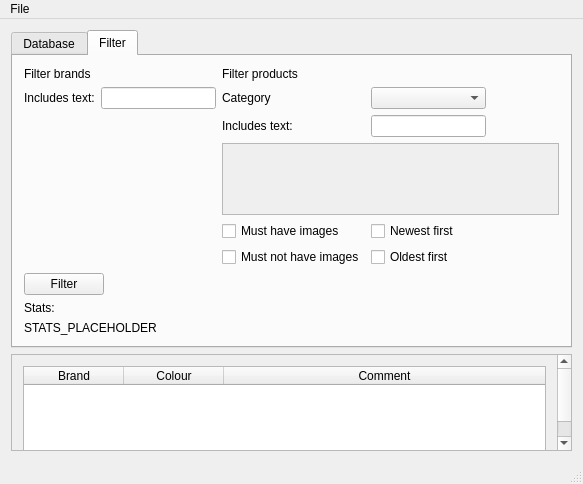
<?xml version="1.0" encoding="UTF-8"?>
<ui version="4.0">
 <class>ProductInventory</class>
 <widget class="QMainWindow" name="ProductInventory">
  <property name="geometry">
   <rect>
    <x>0</x>
    <y>0</y>
    <width>583</width>
    <height>484</height>
   </rect>
  </property>
  <property name="windowTitle">
   <string>ProductInventory</string>
  </property>
  <widget class="QWidget" name="centralWidget">
   <layout class="QVBoxLayout" name="verticalLayout">
    <item>
     <widget class="QTabWidget" name="mainTabs">
      <property name="sizePolicy">
       <sizepolicy hsizetype="Ignored" vsizetype="Expanding">
        <horstretch>0</horstretch>
        <verstretch>0</verstretch>
       </sizepolicy>
      </property>
      <property name="currentIndex">
       <number>1</number>
      </property>
      <widget class="QWidget" name="dbConTab">
       <attribute name="title">
        <string>Database</string>
       </attribute>
       <layout class="QFormLayout" name="formLayout_4">
        <item row="0" column="0">
         <layout class="QGridLayout" name="gridLayout_2">
          <item row="0" column="0">
           <widget class="QLabel" name="hostLabel">
            <property name="text">
             <string>Host</string>
            </property>
           </widget>
          </item>
          <item row="1" column="0">
           <widget class="QLineEdit" name="HostInput">
            <property name="text">
             <string>localhost</string>
            </property>
           </widget>
          </item>
          <item row="1" column="1">
           <widget class="QSpinBox" name="portInput">
            <property name="maximum">
             <number>9999</number>
            </property>
            <property name="value">
             <number>3306</number>
            </property>
           </widget>
          </item>
          <item row="0" column="1">
           <widget class="QLabel" name="portLabel">
            <property name="text">
             <string>Port</string>
            </property>
           </widget>
          </item>
         </layout>
        </item>
        <item row="2" column="0">
         <layout class="QFormLayout" name="formLayout">
          <item row="0" column="0">
           <widget class="QLabel" name="usernameLabel">
            <property name="text">
             <string>Username</string>
            </property>
           </widget>
          </item>
          <item row="0" column="1">
           <widget class="QLabel" name="passwordLabel">
            <property name="text">
             <string>Password</string>
            </property>
           </widget>
          </item>
          <item row="1" column="0">
           <widget class="QLineEdit" name="usernameInput">
            <property name="text">
             <string>inventory</string>
            </property>
           </widget>
          </item>
          <item row="1" column="1">
           <widget class="QLineEdit" name="passwordInput">
            <property name="font">
             <font>
              <strikeout>false</strikeout>
             </font>
            </property>
            <property name="text">
             <string>inventorypassword</string>
            </property>
            <property name="echoMode">
             <enum>QLineEdit::Password</enum>
            </property>
           </widget>
          </item>
          <item row="2" column="0">
           <widget class="QLabel" name="databaseLabel">
            <property name="text">
             <string>Database</string>
            </property>
           </widget>
          </item>
          <item row="3" column="0">
           <widget class="QLineEdit" name="databaseInput">
            <property name="text">
             <string>ProductInventory</string>
            </property>
           </widget>
          </item>
          <item row="6" column="0">
           <widget class="QPushButton" name="connectButton">
            <property name="text">
             <string>Connect</string>
            </property>
           </widget>
          </item>
          <item row="2" column="1">
           <widget class="QLabel" name="imagesDirLabel">
            <property name="text">
             <string>Images directory</string>
            </property>
           </widget>
          </item>
          <item row="3" column="1">
           <widget class="QLineEdit" name="imagesDirInput">
            <property name="text">
             <string>https://192.168.1.17/inventory/images/</string>
            </property>
           </widget>
          </item>
         </layout>
        </item>
       </layout>
      </widget>
      <widget class="QWidget" name="filterTab">
       <attribute name="title">
        <string>Filter</string>
       </attribute>
       <layout class="QFormLayout" name="formLayout_6">
        <item row="0" column="0">
         <layout class="QGridLayout" name="gridLayout_4">
          <item row="3" column="1">
           <spacer name="verticalSpacer">
            <property name="orientation">
             <enum>Qt::Vertical</enum>
            </property>
            <property name="sizeHint" stdset="0">
             <size>
              <width>20</width>
              <height>40</height>
             </size>
            </property>
           </spacer>
          </item>
          <item row="1" column="0">
           <widget class="QLabel" name="filterBrandsLabel">
            <property name="text">
             <string>Filter brands</string>
            </property>
           </widget>
          </item>
          <item row="2" column="1">
           <widget class="QLineEdit" name="includesTextBrandsInput">
            <property name="minimumSize">
             <size>
              <width>115</width>
              <height>0</height>
             </size>
            </property>
           </widget>
          </item>
          <item row="2" column="0">
           <widget class="QLabel" name="IncludesTextBrandsLabel">
            <property name="text">
             <string>Includes text:</string>
            </property>
           </widget>
          </item>
         </layout>
        </item>
        <item row="1" column="0">
         <widget class="QPushButton" name="pushButton">
          <property name="text">
           <string>Filter</string>
          </property>
         </widget>
        </item>
        <item row="2" column="0">
         <layout class="QFormLayout" name="formLayout_5">
          <item row="0" column="0">
           <widget class="QLabel" name="statsLabel">
            <property name="text">
             <string>Stats:</string>
            </property>
           </widget>
          </item>
          <item row="1" column="0">
           <widget class="QLabel" name="statsHereLabel">
            <property name="text">
             <string>STATS_PLACEHOLDER</string>
            </property>
           </widget>
          </item>
         </layout>
        </item>
        <item row="0" column="1">
         <layout class="QFormLayout" name="formLayout_2">
          <item row="0" column="0">
           <widget class="QLabel" name="filterProductsLabel">
            <property name="text">
             <string>Filter products</string>
            </property>
           </widget>
          </item>
          <item row="1" column="0">
           <widget class="QLabel" name="filterCategoryLabel">
            <property name="text">
             <string>Category</string>
            </property>
           </widget>
          </item>
          <item row="1" column="1">
           <widget class="QComboBox" name="filterCategoryComboBox">
            <property name="sizePolicy">
             <sizepolicy hsizetype="Maximum" vsizetype="Fixed">
              <horstretch>0</horstretch>
              <verstretch>0</verstretch>
             </sizepolicy>
            </property>
            <property name="minimumSize">
             <size>
              <width>115</width>
              <height>0</height>
             </size>
            </property>
           </widget>
          </item>
          <item row="3" column="0">
           <widget class="QLabel" name="includesTextProductsLabel">
            <property name="text">
             <string>Includes text:</string>
            </property>
           </widget>
          </item>
          <item row="3" column="1">
           <widget class="QLineEdit" name="includesTextProductsInput">
            <property name="sizePolicy">
             <sizepolicy hsizetype="Maximum" vsizetype="Fixed">
              <horstretch>0</horstretch>
              <verstretch>0</verstretch>
             </sizepolicy>
            </property>
            <property name="minimumSize">
             <size>
              <width>115</width>
              <height>0</height>
             </size>
            </property>
           </widget>
          </item>
          <item row="5" column="0">
           <widget class="QCheckBox" name="mustHaveImagesCheckBox">
            <property name="layoutDirection">
             <enum>Qt::LeftToRight</enum>
            </property>
            <property name="text">
             <string>Must have images</string>
            </property>
            <property name="tristate">
             <bool>false</bool>
            </property>
           </widget>
          </item>
          <item row="6" column="0">
           <widget class="QCheckBox" name="mustNotHaveImagesCheckBox">
            <property name="text">
             <string>Must not have images</string>
            </property>
           </widget>
          </item>
          <item row="4" column="0" colspan="2">
           <widget class="QScrollArea" name="filterCategoryScrollArea">
            <property name="widgetResizable">
             <bool>true</bool>
            </property>
            <widget class="QWidget" name="scrollAreaWidgetContents_2">
             <property name="geometry">
              <rect>
               <x>0</x>
               <y>0</y>
               <width>318</width>
               <height>68</height>
              </rect>
             </property>
             <layout class="QGridLayout" name="gridLayout_3"/>
            </widget>
           </widget>
          </item>
          <item row="5" column="1">
           <widget class="QCheckBox" name="newestFirstCheckBox">
            <property name="text">
             <string>Newest first</string>
            </property>
           </widget>
          </item>
          <item row="6" column="1">
           <widget class="QCheckBox" name="oldestFirstCheckBox">
            <property name="text">
             <string>Oldest first</string>
            </property>
           </widget>
          </item>
         </layout>
        </item>
       </layout>
      </widget>
     </widget>
    </item>
    <item>
     <widget class="QScrollArea" name="scrollArea">
      <property name="widgetResizable">
       <bool>true</bool>
      </property>
      <widget class="QWidget" name="scrollAreaWidgetContents">
       <property name="geometry">
        <rect>
         <x>0</x>
         <y>0</y>
         <width>549</width>
         <height>118</height>
        </rect>
       </property>
       <layout class="QGridLayout" name="gridLayout">
        <item row="0" column="0">
         <widget class="QTableWidget" name="tableWidget">
          <property name="sizePolicy">
           <sizepolicy hsizetype="Expanding" vsizetype="Expanding">
            <horstretch>0</horstretch>
            <verstretch>0</verstretch>
           </sizepolicy>
          </property>
          <property name="minimumSize">
           <size>
            <width>0</width>
            <height>100</height>
           </size>
          </property>
          <property name="frameShape">
           <enum>QFrame::StyledPanel</enum>
          </property>
          <property name="frameShadow">
           <enum>QFrame::Sunken</enum>
          </property>
          <property name="verticalScrollBarPolicy">
           <enum>Qt::ScrollBarAsNeeded</enum>
          </property>
          <property name="sizeAdjustPolicy">
           <enum>QAbstractScrollArea::AdjustToContentsOnFirstShow</enum>
          </property>
          <property name="autoScroll">
           <bool>true</bool>
          </property>
          <property name="editTriggers">
           <set>QAbstractItemView::NoEditTriggers</set>
          </property>
          <property name="alternatingRowColors">
           <bool>false</bool>
          </property>
          <property name="verticalScrollMode">
           <enum>QAbstractItemView::ScrollPerItem</enum>
          </property>
          <property name="showGrid">
           <bool>true</bool>
          </property>
          <property name="sortingEnabled">
           <bool>false</bool>
          </property>
          <property name="wordWrap">
           <bool>true</bool>
          </property>
          <attribute name="horizontalHeaderCascadingSectionResizes">
           <bool>true</bool>
          </attribute>
          <attribute name="horizontalHeaderStretchLastSection">
           <bool>true</bool>
          </attribute>
          <attribute name="verticalHeaderVisible">
           <bool>false</bool>
          </attribute>
          <attribute name="verticalHeaderStretchLastSection">
           <bool>false</bool>
          </attribute>
          <column>
           <property name="text">
            <string>Brand</string>
           </property>
          </column>
          <column>
           <property name="text">
            <string>Colour</string>
           </property>
          </column>
          <column>
           <property name="text">
            <string>Comment</string>
           </property>
          </column>
         </widget>
        </item>
       </layout>
      </widget>
     </widget>
    </item>
   </layout>
  </widget>
  <widget class="QMenuBar" name="menuBar">
   <property name="geometry">
    <rect>
     <x>0</x>
     <y>0</y>
     <width>583</width>
     <height>20</height>
    </rect>
   </property>
   <widget class="QMenu" name="menuFile">
    <property name="title">
     <string>File</string>
    </property>
    <addaction name="actionExit"/>
   </widget>
   <addaction name="menuFile"/>
  </widget>
  <widget class="QStatusBar" name="statusBar"/>
  <action name="actionExit">
   <property name="text">
    <string>Exit</string>
   </property>
  </action>
 </widget>
 <layoutdefault spacing="6" margin="11"/>
 <tabstops>
  <tabstop>HostInput</tabstop>
  <tabstop>portInput</tabstop>
  <tabstop>usernameInput</tabstop>
  <tabstop>passwordInput</tabstop>
  <tabstop>databaseInput</tabstop>
  <tabstop>connectButton</tabstop>
 </tabstops>
 <resources/>
 <connections>
  <connection>
   <sender>actionExit</sender>
   <signal>triggered()</signal>
   <receiver>ProductInventory</receiver>
   <slot>close()</slot>
   <hints>
    <hint type="sourcelabel">
     <x>-1</x>
     <y>-1</y>
    </hint>
    <hint type="destinationlabel">
     <x>261</x>
     <y>250</y>
    </hint>
   </hints>
  </connection>
 </connections>
</ui>
